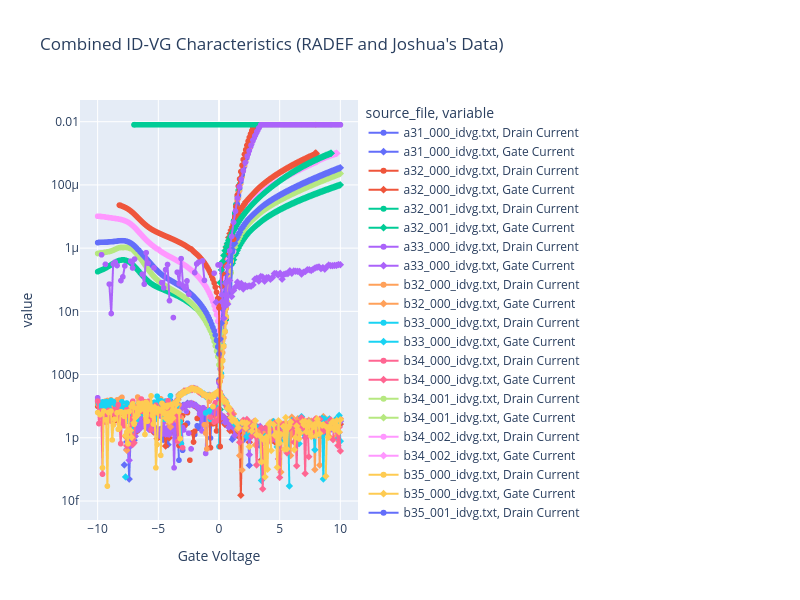

Notebook cell for this chart:
### Markdown cell above
## Sanity Check Between Vanderbilt and JYU Data

### Code cell
# Get Joshua's CSV files and plot them alongside RADEF's data for comparison.
df_joshua = nextcloud_csv_to_dataframe()

print("Joshua's CSV files:")
for file in df_joshua["source_file"].unique() if not df_joshua.empty else []:
    subset = df_joshua[df_joshua["source_file"] == file]
    print(f"File: {file}, Data Rows: {len(subset)}")

idvg_df_joshua = df_joshua[
    df_joshua["source_file"].str.contains("_idvg", case=False, na=False)
]
# Remove DataName column if it exists, as it may interfere with plotting
idvg_df_joshua = idvg_df_joshua.drop(columns=["DataName"], errors="ignore")

# Rename joshua's ID-VG columns to match RADEF's for easier plotting
col_mapping = {
    "Vgate": "Gate Voltage",
    "Isource": "Source Voltage",
    "Idrain": "Drain Current",
    "Igate": "Gate Current",
}

# strip whitespace from column names in joshua's DataFrame before renaming
idvg_df_joshua.columns = idvg_df_joshua.columns.str.strip()

idvg_df_joshua = idvg_df_joshua.rename(columns=col_mapping)

# Combine both dataframes
idvg_combined = pd.concat([idvg_df, idvg_df_joshua], ignore_index=True)

fig_combined = px.line(
    idvg_combined,
    x="Gate Voltage",
    y=["Drain Current", "Gate Current"],
    color="source_file",
    symbol="variable",
    title="Combined ID-VG Characteristics (RADEF and Joshua's Data)",
)

fig_combined.update_layout(
    width=800,
    height=600,
    yaxis_type="log",  # Logarithmic scale for current to better visualize low currents
)
fig_combined.show()

### Figure 1 — Plotly figure (JSON) as saved in the notebook; plotly's stock layout.template omitted (floating-point values rounded to 4 significant figures; data arrays with more than 128 entries replaced by an {"elided": "..."} marker saying what was removed)
{"data": [{"hovertemplate": "source_file=a31_000_idvg.txt<br>variable=Drain Current<br>Gate Voltage=%{x}<br>value=%{y}<extra></extra>", "legendgroup": "a31_000_idvg.txt, Drain Current", "line": {"color": "#636efa", "dash": "solid"}, "marker": {"symbol": "circle"}, "mode": "lines+markers", "name": "a31_000_idvg.txt, Drain Current", "showlegend": true, "type": "scattergl", "x": {"elided": "201 float values"}, "xaxis": "x", "y": {"elided": "201 float values"}, "yaxis": "y"}, {"hovertemplate": "source_file=a31_000_idvg.txt<br>variable=Gate Current<br>Gate Voltage=%{x}<br>value=%{y}<extra></extra>", "legendgroup": "a31_000_idvg.txt, Gate Current", "line": {"color": "#636efa", "dash": "solid"}, "marker": {"symbol": "diamond"}, "mode": "lines+markers", "name": "a31_000_idvg.txt, Gate Current", "showlegend": true, "type": "scattergl", "x": {"elided": "201 float values"}, "xaxis": "x", "y": {"elided": "201 float values"}, "yaxis": "y"}, {"hovertemplate": "source_file=a32_000_idvg.txt<br>variable=Drain Current<br>Gate Voltage=%{x}<br>value=%{y}<extra></extra>", "legendgroup": "a32_000_idvg.txt, Drain Current", "line": {"color": "#EF553B", "dash": "solid"}, "marker": {"symbol": "circle"}, "mode": "lines+markers", "name": "a32_000_idvg.txt, Drain Current", "showlegend": true, "type": "scattergl", "x": {"elided": "201 float values"}, "xaxis": "x", "y": {"elided": "201 float values"}, "yaxis": "y"}, {"hovertemplate": "source_file=a32_000_idvg.txt<br>variable=Gate Current<br>Gate Voltage=%{x}<br>value=%{y}<extra></extra>", "legendgroup": "a32_000_idvg.txt, Gate Current", "line": {"color": "#EF553B", "dash": "solid"}, "marker": {"symbol": "diamond"}, "mode": "lines+markers", "name": "a32_000_idvg.txt, Gate Current", "showlegend": true, "type": "scattergl", "x": {"elided": "201 float values"}, "xaxis": "x", "y": {"elided": "201 float values"}, "yaxis": "y"}, {"hovertemplate": "source_file=a32_001_idvg.txt<br>variable=Drain Current<br>Gate Voltage=%{x}<br>value=%{y}<extra></extra>", "legendgroup": "a32_001_idvg.txt, Drain Current", "line": {"color": "#00cc96", "dash": "solid"}, "marker": {"symbol": "circle"}, "mode": "lines+markers", "name": "a32_001_idvg.txt, Drain Current", "showlegend": true, "type": "scattergl", "x": {"elided": "201 float values"}, "xaxis": "x", "y": {"elided": "201 float values"}, "yaxis": "y"}, {"hovertemplate": "source_file=a32_001_idvg.txt<br>variable=Gate Current<br>Gate Voltage=%{x}<br>value=%{y}<extra></extra>", "legendgroup": "a32_001_idvg.txt, Gate Current", "line": {"color": "#00cc96", "dash": "solid"}, "marker": {"symbol": "diamond"}, "mode": "lines+markers", "name": "a32_001_idvg.txt, Gate Current", "showlegend": true, "type": "scattergl", "x": {"elided": "201 float values"}, "xaxis": "x", "y": {"elided": "201 float values"}, "yaxis": "y"}, {"hovertemplate": "source_file=a33_000_idvg.txt<br>variable=Drain Current<br>Gate Voltage=%{x}<br>value=%{y}<extra></extra>", "legendgroup": "a33_000_idvg.txt, Drain Current", "line": {"color": "#ab63fa", "dash": "solid"}, "marker": {"symbol": "circle"}, "mode": "lines+markers", "name": "a33_000_idvg.txt, Drain Current", "showlegend": true, "type": "scattergl", "x": {"elided": "201 float values"}, "xaxis": "x", "y": {"elided": "201 float values"}, "yaxis": "y"}, {"hovertemplate": "source_file=a33_000_idvg.txt<br>variable=Gate Current<br>Gate Voltage=%{x}<br>value=%{y}<extra></extra>", "legendgroup": "a33_000_idvg.txt, Gate Current", "line": {"color": "#ab63fa", "dash": "solid"}, "marker": {"symbol": "diamond"}, "mode": "lines+markers", "name": "a33_000_idvg.txt, Gate Current", "showlegend": true, "type": "scattergl", "x": {"elided": "201 float values"}, "xaxis": "x", "y": {"elided": "201 float values"}, "yaxis": "y"}, {"hovertemplate": "source_file=b32_000_idvg.txt<br>variable=Drain Current<br>Gate Voltage=%{x}<br>value=%{y}<extra></extra>", "legendgroup": "b32_000_idvg.txt, Drain Current", "line": {"color": "#FFA15A", "dash": "solid"}, "marker": {"symbol": "circle"}, "mode": "lines+markers", "name": "b32_000_idvg.txt, Drain Current", "showlegend": true, "type": "scattergl", "x": {"elided": "201 float values"}, "xaxis": "x", "y": {"elided": "201 float values"}, "yaxis": "y"}, {"hovertemplate": "source_file=b32_000_idvg.txt<br>variable=Gate Current<br>Gate Voltage=%{x}<br>value=%{y}<extra></extra>", "legendgroup": "b32_000_idvg.txt, Gate Current", "line": {"color": "#FFA15A", "dash": "solid"}, "marker": {"symbol": "diamond"}, "mode": "lines+markers", "name": "b32_000_idvg.txt, Gate Current", "showlegend": true, "type": "scattergl", "x": {"elided": "201 float values"}, "xaxis": "x", "y": {"elided": "201 float values"}, "yaxis": "y"}, {"hovertemplate": "source_file=b33_000_idvg.txt<br>variable=Drain Current<br>Gate Voltage=%{x}<br>value=%{y}<extra></extra>", "legendgroup": "b33_000_idvg.txt, Drain Current", "line": {"color": "#19d3f3", "dash": "solid"}, "marker": {"symbol": "circle"}, "mode": "lines+markers", "name": "b33_000_idvg.txt, Drain Current", "showlegend": true, "type": "scattergl", "x": {"elided": "201 float values"}, "xaxis": "x", "y": {"elided": "201 float values"}, "yaxis": "y"}, {"hovertemplate": "source_file=b33_000_idvg.txt<br>variable=Gate Current<br>Gate Voltage=%{x}<br>value=%{y}<extra></extra>", "legendgroup": "b33_000_idvg.txt, Gate Current", "line": {"color": "#19d3f3", "dash": "solid"}, "marker": {"symbol": "diamond"}, "mode": "lines+markers", "name": "b33_000_idvg.txt, Gate Current", "showlegend": true, "type": "scattergl", "x": {"elided": "201 float values"}, "xaxis": "x", "y": {"elided": "201 float values"}, "yaxis": "y"}, {"hovertemplate": "source_file=b34_000_idvg.txt<br>variable=Drain Current<br>Gate Voltage=%{x}<br>value=%{y}<extra></extra>", "legendgroup": "b34_000_idvg.txt, Drain Current", "line": {"color": "#FF6692", "dash": "solid"}, "marker": {"symbol": "circle"}, "mode": "lines+markers", "name": "b34_000_idvg.txt, Drain Current", "showlegend": true, "type": "scattergl", "x": {"elided": "201 float values"}, "xaxis": "x", "y": {"elided": "201 float values"}, "yaxis": "y"}, {"hovertemplate": "source_file=b34_000_idvg.txt<br>variable=Gate Current<br>Gate Voltage=%{x}<br>value=%{y}<extra></extra>", "legendgroup": "b34_000_idvg.txt, Gate Current", "line": {"color": "#FF6692", "dash": "solid"}, "marker": {"symbol": "diamond"}, "mode": "lines+markers", "name": "b34_000_idvg.txt, Gate Current", "showlegend": true, "type": "scattergl", "x": {"elided": "201 float values"}, "xaxis": "x", "y": {"elided": "201 float values"}, "yaxis": "y"}, {"hovertemplate": "source_file=b34_001_idvg.txt<br>variable=Drain Current<br>Gate Voltage=%{x}<br>value=%{y}<extra></extra>", "legendgroup": "b34_001_idvg.txt, Drain Current", "line": {"color": "#B6E880", "dash": "solid"}, "marker": {"symbol": "circle"}, "mode": "lines+markers", "name": "b34_001_idvg.txt, Drain Current", "showlegend": true, "type": "scattergl", "x": {"elided": "201 float values"}, "xaxis": "x", "y": {"elided": "201 float values"}, "yaxis": "y"}, {"hovertemplate": "source_file=b34_001_idvg.txt<br>variable=Gate Current<br>Gate Voltage=%{x}<br>value=%{y}<extra></extra>", "legendgroup": "b34_001_idvg.txt, Gate Current", "line": {"color": "#B6E880", "dash": "solid"}, "marker": {"symbol": "diamond"}, "mode": "lines+markers", "name": "b34_001_idvg.txt, Gate Current", "showlegend": true, "type": "scattergl", "x": {"elided": "201 float values"}, "xaxis": "x", "y": {"elided": "201 float values"}, "yaxis": "y"}, {"hovertemplate": "source_file=b34_002_idvg.txt<br>variable=Drain Current<br>Gate Voltage=%{x}<br>value=%{y}<extra></extra>", "legendgroup": "b34_002_idvg.txt, Drain Current", "line": {"color": "#FF97FF", "dash": "solid"}, "marker": {"symbol": "circle"}, "mode": "lines+markers", "name": "b34_002_idvg.txt, Drain Current", "showlegend": true, "type": "scattergl", "x": {"elided": "201 float values"}, "xaxis": "x", "y": {"elided": "201 float values"}, "yaxis": "y"}, {"hovertemplate": "source_file=b34_002_idvg.txt<br>variable=Gate Current<br>Gate Voltage=%{x}<br>value=%{y}<extra></extra>", "legendgroup": "b34_002_idvg.txt, Gate Current", "line": {"color": "#FF97FF", "dash": "solid"}, "marker": {"symbol": "diamond"}, "mode": "lines+markers", "name": "b34_002_idvg.txt, Gate Current", "showlegend": true, "type": "scattergl", "x": {"elided": "201 float values"}, "xaxis": "x", "y": {"elided": "201 float values"}, "yaxis": "y"}, {"hovertemplate": "source_file=b35_000_idvg.txt<br>variable=Drain Current<br>Gate Voltage=%{x}<br>value=%{y}<extra></extra>", "legendgroup": "b35_000_idvg.txt, Drain Current", "line": {"color": "#FECB52", "dash": "solid"}, "marker": {"symbol": "circle"}, "mode": "lines+markers", "name": "b35_000_idvg.txt, Drain Current", "showlegend": true, "type": "scattergl", "x": {"elided": "201 float values"}, "xaxis": "x", "y": {"elided": "201 float values"}, "yaxis": "y"}, {"hovertemplate": "source_file=b35_000_idvg.txt<br>variable=Gate Current<br>Gate Voltage=%{x}<br>value=%{y}<extra></extra>", "legendgroup": "b35_000_idvg.txt, Gate Current", "line": {"color": "#FECB52", "dash": "solid"}, "marker": {"symbol": "diamond"}, "mode": "lines+markers", "name": "b35_000_idvg.txt, Gate Current", "showlegend": true, "type": "scattergl", "x": {"elided": "201 float values"}, "xaxis": "x", "y": {"elided": "201 float values"}, "yaxis": "y"}, {"hovertemplate": "source_file=b35_001_idvg.txt<br>variable=Drain Current<br>Gate Voltage=%{x}<br>value=%{y}<extra></extra>", "legendgroup": "b35_001_idvg.txt, Drain Current", "line": {"color": "#636efa", "dash": "solid"}, "marker": {"symbol": "circle"}, "mode": "lines+markers", "name": "b35_001_idvg.txt, Drain Current", "showlegend": true, "type": "scattergl", "x": {"elided": "201 float values"}, "xaxis": "x", "y": {"elided": "201 float values"}, "yaxis": "y"}, {"hovertemplate": "source_file=b35_001_idvg.txt<br>variable=Gate Current<br>Gate Voltage=%{x}<br>value=%{y}<extra></extra>", "legendgroup": "b35_001_idvg.txt, Gate Current", "line": {"color": "#636efa", "dash": "solid"}, "marker": {"symbol": "diamond"}, "mode": "lines+markers", "name": "b35_001_idvg.txt, Gate Current", "showlegend": true, "type": "scattergl", "x": {"elided": "201 float values"}, "xaxis": "x", "y": {"elided": "201 float values"}, "yaxis": "y"}, {"hovertemplate": "source_file=b35_002_idvg.txt<br>variable=Drain Current<br>Gate Voltage=%{x}<br>value=%{y}<extra></extra>", "legendgroup": "b35_002_idvg.txt, Drain Current", "line": {"color": "#EF553B", "dash": "solid"}, "marker": {"symbol": "circle"}, "mode": "lines+markers", "name": "b35_002_idvg.txt, Drain Current", "showlegend": true, "type": "scattergl", "x": {"elided": "201 float values"}, "xaxis": "x", "y": {"elided": "201 float values"}, "yaxis": "y"}, {"hovertemplate": "source_file=b35_002_idvg.txt<br>variable=Gate Current<br>Gate Voltage=%{x}<br>value=%{y}<extra></extra>", "legendgroup": "b35_002_idvg.txt, Gate Current", "line": {"color": "#EF553B", "dash": "solid"}, "marker": {"symbol": "diamond"}, "mode": "lines+markers", "name": "b35_002_idvg.txt, Gate Current", "showlegend": true, "type": "scattergl", "x": {"elided": "201 float values"}, "xaxis": "x", "y": {"elided": "201 float values"}, "yaxis": "y"}, {"hovertemplate": "source_file=b35_003_idvg.txt<br>variable=Drain Current<br>Gate Voltage=%{x}<br>value=%{y}<extra></extra>", "legendgroup": "b35_003_idvg.txt, Drain Current", "line": {"color": "#00cc96", "dash": "solid"}, "marker": {"symbol": "circle"}, "mode": "lines+markers", "name": "b35_003_idvg.txt, Drain Current", "showlegend": true, "type": "scattergl", "x": {"elided": "201 float values"}, "xaxis": "x", "y": {"elided": "201 float values"}, "yaxis": "y"}, {"hovertemplate": "source_file=b35_003_idvg.txt<br>variable=Gate Current<br>Gate Voltage=%{x}<br>value=%{y}<extra></extra>", "legendgroup": "b35_003_idvg.txt, Gate Current", "line": {"color": "#00cc96", "dash": "solid"}, "marker": {"symbol": "diamond"}, "mode": "lines+markers", "name": "b35_003_idvg.txt, Gate Current", "showlegend": true, "type": "scattergl", "x": {"elided": "201 float values"}, "xaxis": "x", "y": {"elided": "201 float values"}, "yaxis": "y"}, {"hovertemplate": "source_file=raw_data/friday/A010_3_4_2026 9_19_32 AM_idvg.csv<br>variable=Drain Current<br>Gate Voltage=%{x}<br>value=%{y}<extra></extra>", "legendgroup": "raw_data/friday/A010_3_4_2026 9_19_32 AM_idvg.csv, Drain Current", "line": {"color": "#ab63fa", "dash": "solid"}, "marker": {"symbol": "circle"}, "mode": "lines+markers", "name": "raw_data/friday/A010_3_4_2026 9_19_32 AM_idvg.csv, Drain Current", "showlegend": true, "type": "scattergl", "x": [" -10", " -9.84", " -9.68", " -9.52", " -9.36", " -9.2000000000000011", " -9.0400000000000009", " -8.88", " -8.72", " -8.56", " -8.4", " -8.24", " -8.08", " -7.92", " -7.76", " -7.6000000000000005", " -7.44", " -7.28", " -7.12", " -6.96", " -6.8", " -6.6400000000000006", " -6.48", " -6.32", " -6.16", " -6", " -5.84", " -5.68", " -5.5200000000000005", " -5.36", " -5.2", " -5.04", " -4.88", " -4.72", " -4.5600000000000005", " -4.4", " -4.24", " -4.08", " -3.92", " -3.7600000000000002", " -3.6", " -3.44", " -3.2800000000000002", " -3.12", " -2.96", " -2.8000000000000003", " -2.64", " -2.48", " -2.32", " -2.16", " -2", " -1.84", " -1.68", " -1.52", " -1.36", " -1.2", " -1.04", " -0.88", " -0.72", " -0.56", " -0.4", " -0.24", " -0.08", " 0.08", " 0.24", " 0.4", " 0.56", " 0.72", " 0.88", " 1.04", " 1.2", " 1.36", " 1.52", " 1.68", " 1.84", " 2", " 2.16", " 2.32", " 2.48", " 2.64", " 2.8000000000000003", " 2.96", " 3.12", " 3.2800000000000002", " 3.44", " 3.6", " 3.7600000000000002", " 3.92", " 4.08", " 4.24", " 4.4", " 4.5600000000000005", " 4.72", " 4.88", " 5.04", " 5.2", " 5.36", " 5.5200000000000005", " 5.68", " 5.84", " 6", " 6.16", " 6.32", " 6.48", " 6.6400000000000006", " 6.8", " 6.96", " 7.12", " 7.28", " 7.44", " 7.6000000000000005", " 7.76", " 7.92", " 8.08", " 8.24", " 8.4", " 8.56", " 8.72", " 8.88", " 9.0400000000000009", " 9.2000000000000011", " 9.36", " 9.52", " 9.68", " 9.84", " 10"], "xaxis": "x", "y": [" -5.5703E-07", " -3.6840000000000004E-08", " 6.1542000000000009E-07", " -8.054E-08", " 3.0857E-07", " -1.1437000000000001E-07", " 7.2630000000000009E-08", " 8.5300000000000009E-09", " 3.1490000000000005E-07", " 3.6133E-07", " 2.8124000000000005E-07", " -4.3040000000000007E-08", " 9.3960000000000016E-08", " 1.2374000000000002E-07", " 2.7326000000000005E-07", " -4.365E-07", " -5.4226E-07", " 3.8655000000000003E-07", " 2.3549000000000003E-07", " 4.4943E-07", " -2.9761000000000003E-07", " -1.9352000000000003E-07", " -1.3922000000000003E-07", " 1.4975000000000003E-07", " 7.238E-08", " 7.153400000000001E-07", " 3.3216000000000003E-07", " -3.9877E-07", " -1.4368000000000003E-07", " 2.3917000000000004E-07", " -1.3347000000000002E-07", " -4.1289000000000004E-07", " -5.4880000000000006E-08", " 8.0990000000000013E-08", " 5.5510000000000005E-08", " 2.0795000000000003E-07", " 3.0363E-07", " 2.1800000000000003E-08", " -3.0214000000000003E-07", " 6.3500000000000006E-09", " -2.3691000000000002E-07", " 1.7306000000000002E-07", " 7.525E-08", " 4.6568E-07", " 6.407E-08", " 5.217E-08", " 9.1620000000000009E-08", " 3.4950000000000005E-08", " -9.5E-10", " -2.6665E-07", " 1.6883E-07", " 3.1675000000000003E-07", " 3.5952000000000003E-07", " -1.0273000000000001E-07", " 3.9441000000000005E-07", " 9.549E-08", " -7.6900000000000007E-08", " -2.0772E-07", " -2.3374000000000003E-07", " -4.0840000000000007E-08", " 1.6079000000000003E-07", " -2.1571000000000002E-07", " 2.9346000000000004E-07", " 2.9878000000000003E-07", " 3.346E-08", " 1.501E-08", " 1.5140000000000002E-08", " 2.6069000000000004E-07", " 8.2254000000000011E-07", " 2.3400100000000003E-06", " 6.56744E-06", " 1.46741E-05", " 3.8408700000000004E-05", " 8.72381E-05", " 0.00015100400000000002", " 0.00028228700000000004", " 0.000506334", " 0.000814914", " 0.0011970400000000001", " 0.00181144", " 0.00260132", " 0.0035946", " 0.00487332", " 0.00634617", " 0.00798501", " 0.0079988", " 0.00800145", " 0.00800181", " 0.00800271", " 0.00799445", " 0.008004240000000001", " 0.00800411", " 0.00799092", " 0.00799073", " 0.00800429", " 0.0080030900000000009", " 0.00800909", " 0.00799556", " 0.0079931600000000009", " 0.00800532", " 0.00799985", " 0.00800566", " 0.0080066000000000009", " 0.007997820000000001", " 0.0079962", " 0.00799793", " 0.00800897", " 0.00800333", " 0.00799242", " 0.00799787", " 0.00800427", " 0.00800575", " 0.0079899", " 0.00800007", " 0.00799857", " 0.00799647", " 0.00799814", " 0.00799396", " 0.00798864", " 0.00799352", " 0.0080052", " 0.00799767", " 0.00800604", " 0.00799067", " 0.00799744", " 0.00799734"], "yaxis": "y"}, {"hovertemplate": "source_file=raw_data/friday/A010_3_4_2026 9_19_32 AM_idvg.csv<br>variable=Gate Current<br>Gate Voltage=%{x}<br>value=%{y}<extra></extra>", "legendgroup": "raw_data/friday/A010_3_4_2026 9_19_32 AM_idvg.csv, Gate Current", "line": {"color": "#ab63fa", "dash": "solid"}, "marker": {"symbol": "diamond"}, "mode": "lines+markers", "name": "raw_data/friday/A010_3_4_2026 9_19_32 AM_idvg.csv, Gate Current", "showlegend": true, "type": "scattergl", "x": [" -10", " -9.84", " -9.68", " -9.52", " -9.36", " -9.2000000000000011", " -9.0400000000000009", " -8.88", " -8.72", " -8.56", " -8.4", " -8.24", " -8.08", " -7.92", " -7.76", " -7.6000000000000005", " -7.44", " -7.28", " -7.12", " -6.96", " -6.8", " -6.6400000000000006", " -6.48", " -6.32", " -6.16", " -6", " -5.84", " -5.68", " -5.5200000000000005", " -5.36", " -5.2", " -5.04", " -4.88", " -4.72", " -4.5600000000000005", " -4.4", " -4.24", " -4.08", " -3.92", " -3.7600000000000002", " -3.6", " -3.44", " -3.2800000000000002", " -3.12", " -2.96", " -2.8000000000000003", " -2.64", " -2.48", " -2.32", " -2.16", " -2", " -1.84", " -1.68", " -1.52", " -1.36", " -1.2", " -1.04", " -0.88", " -0.72", " -0.56", " -0.4", " -0.24", " -0.08", " 0.08", " 0.24", " 0.4", " 0.56", " 0.72", " 0.88", " 1.04", " 1.2", " 1.36", " 1.52", " 1.68", " 1.84", " 2", " 2.16", " 2.32", " 2.48", " 2.64", " 2.8000000000000003", " 2.96", " 3.12", " 3.2800000000000002", " 3.44", " 3.6", " 3.7600000000000002", " 3.92", " 4.08", " 4.24", " 4.4", " 4.5600000000000005", " 4.72", " 4.88", " 5.04", " 5.2", " 5.36", " 5.5200000000000005", " 5.68", " 5.84", " 6", " 6.16", " 6.32", " 6.48", " 6.6400000000000006", " 6.8", " 6.96", " 7.12", " 7.28", " 7.44", " 7.6000000000000005", " 7.76", " 7.92", " 8.08", " 8.24", " 8.4", " 8.56", " 8.72", " 8.88", " 9.0400000000000009", " 9.2000000000000011", " 9.36", " 9.52", " 9.68", " 9.84", " 10"], "xaxis": "x", "y": [" -2.9850000000000003E-07", " -2.54E-07", " -2.585E-07", " -2.49E-07", " -2.55E-07", " -2.5350000000000004E-07", " -1.72E-07", " -2.7250000000000004E-07", " -2.15E-07", " -2.105E-07", " -2.4000000000000003E-07", " -2.0000000000000002E-07", " -2.945E-07", " -1.825E-07", " -2.2250000000000001E-07", " -2.1450000000000002E-07", " -1.96E-07", " -1.5600000000000002E-07", " -1.825E-07", " -2.305E-07", " -2.33E-07", " -1.635E-07", " -1.9E-07", " -1.89E-07", " -1.4150000000000002E-07", " -1.28E-07", " -1.5450000000000001E-07", " -1.435E-07", " -1.505E-07", " -1.6300000000000002E-07", " -1.2850000000000002E-07", " -1.34E-07", " -1.37E-07", " -1.1250000000000001E-07", " -1.2350000000000001E-07", " -1.1750000000000001E-07", " -9.650000000000001E-08", " -8.25E-08", " -9.8E-08", " -1.445E-07", " -1.31E-07", " -1.0250000000000001E-07", " -8.4000000000000011E-08", " -1.425E-07", " -7.75E-08", " -7.2000000000000009E-08", " -2.3E-08", " -1.75E-08", " -1.0000000000000001E-07", " -3.6000000000000005E-08", " -5.9500000000000003E-08", " -4E-08", " -7.35E-08", " -2.6500000000000002E-08", " -6.8E-08", " -1.2000000000000002E-08", " -1.6E-08", " -8.5E-09", " -5.8E-08", " -2.5E-09", " -3.65E-08", " 1.9500000000000003E-08", " -4.5000000000000006E-09", " -1.85E-08", " 2E-08", " 6.0000000000000008E-09", " 7.800000000000001E-08", " 1.7E-08", " 9.45E-08", " 2.9500000000000003E-08", " 4.5500000000000004E-08", " 5.9000000000000006E-08", " 8.4000000000000011E-08", " 5.9000000000000006E-08", " 7.6E-08", " 5.1E-08", " 6.6000000000000009E-08", " 6.1E-08", " 6.4E-08", " 6.250000000000001E-08", " 6.9000000000000009E-08", " 1.04E-07", " 1.1150000000000001E-07", " 9.050000000000001E-08", " 1.27E-07", " 1.22E-07", " 9.0000000000000012E-08", " 1.1550000000000001E-07", " 1.17E-07", " 1.0350000000000001E-07", " 1.17E-07", " 1.565E-07", " 1.565E-07", " 1.41E-07", " 1.6E-07", " 1.04E-07", " 1.485E-07", " 1.5450000000000001E-07", " 1.5600000000000002E-07", " 1.9200000000000003E-07", " 1.6E-07", " 1.8950000000000002E-07", " 1.8550000000000001E-07", " 1.8450000000000002E-07", " 1.8350000000000002E-07", " 1.505E-07", " 1.7250000000000002E-07", " 1.825E-07", " 2.065E-07", " 2.0700000000000001E-07", " 1.9650000000000002E-07", " 2.14E-07", " 2.355E-07", " 2.475E-07", " 2.545E-07", " 2.245E-07", " 2.4150000000000004E-07", " 2.16E-07", " 2.5700000000000004E-07", " 2.92E-07", " 2.79E-07", " 2.785E-07", " 2.84E-07", " 2.84E-07", " 3.015E-07", " 2.9850000000000003E-07"], "yaxis": "y"}], "layout": {"height": 600, "legend": {"title": {"text": "source_file, variable"}, "tracegroupgap": 0}, "title": {"text": "Combined ID-VG Characteristics (RADEF and Joshua's Data)"}, "width": 800, "xaxis": {"anchor": "y", "domain": [0, 1], "title": {"text": "Gate Voltage"}}, "yaxis": {"anchor": "x", "domain": [0, 1], "title": {"text": "value"}, "type": "log"}}}
